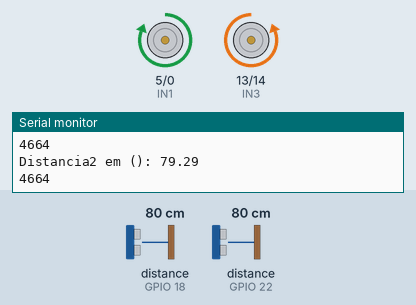
Simulated run of this sketch. Board: ESP32. On the bench: motor-driver pin pairs drawn as motors (green arrow = first pin HIGH = forward, orange = second pin HIGH = backward, longer = more drive), the last lines printed to the serial monitor. Wiring (inferred from the names in the program): 2 × ultrasonic range finder: trigger GPIO 19, echo GPIO 18 / trigger GPIO 23, echo GPIO 22. The inputs (shaded band) are chosen by the test bench; at power-on: distance to the obstacle (sensors on GPIO 18, GPIO 22) 80 cm. The echo pulse lasts 58.3 µs per cm.

Above: at 1.2 s.
1.3 s: distance to the obstacle (sensor on GPIO 18) set to 12 cm
2.8 s: distance to the obstacle (sensor on GPIO 18) set to 9 cm
At 3.2 s:
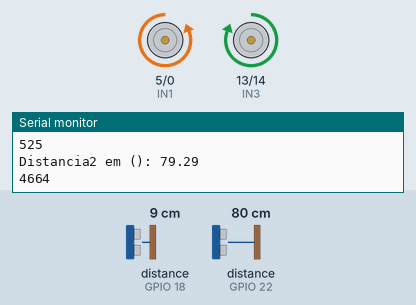
5.8 s: distance to the obstacle (sensor on GPIO 18) set to 18 cm
At 6.3 s:
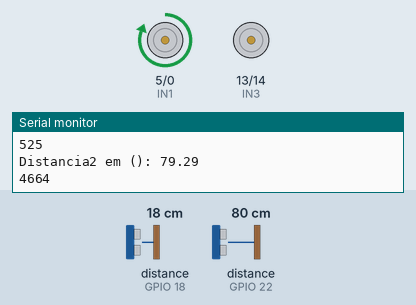
7.3 s: distance to the obstacle (sensor on GPIO 22) set to 12 cm
8.8 s: distance to the obstacle (sensor on GPIO 22) set to 9 cm
At 10.6 s:
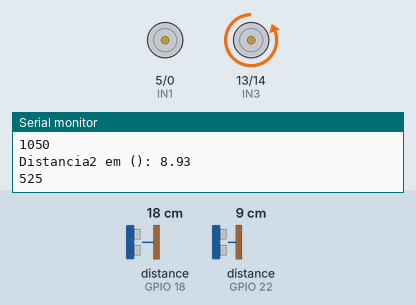
11.8 s: distance to the obstacle (sensor on GPIO 22) set to 18 cm
At 13.9 s:
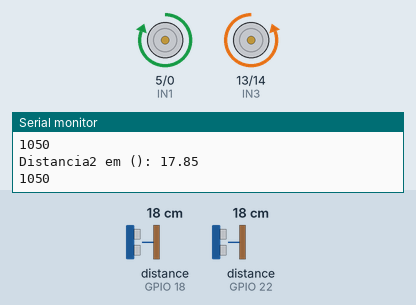
Timing chart, 0 to 14.3 s (numbered marks = the images above; inputs shaded):
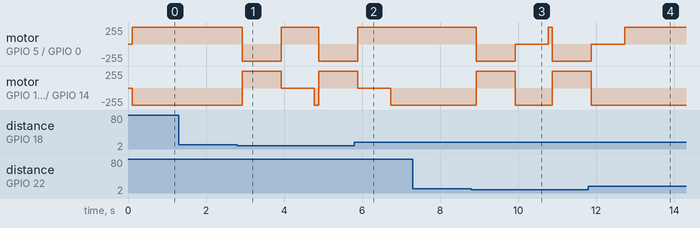

The sketch:

Aspirador.ino
```cpp
// (licence header left out)
//Includes do Compilador

#include <Arduino.h>

//==========================================================================================
//Apelidos das variáveis e pinos
//==========================================================================================
#define trigger1     19
#define ecoRetorno1  18
#define trigger2     23
#define ecoRetorno2  22
#define vel_som     0.034
#define IN1 5
#define IN2 0
#define IN3 13
#define IN4 14

//==========================================================================================
// Define variáveis e constantes
//==========================================================================================

unsigned long duracao1;
float distancia1;
unsigned long duracao2;
float distancia2;

//==========================================================================================
// Área de setups durante a inicialização do programa
// Obrigatório no Framework do Arduino
//==========================================================================================

/******************************************************************************************
 - TABELA DE COMANDOS -

MOVIMENTO	    IN1	IN2	IN3	IN4
Para frente	   1	 0	 0	 1
Para trás	     0	 1	 1	 0
Direita	       1	 0	 0	 0
Esquerda	     0	 0	 0	 1
Pare	         0	 0	 0	 0
********************************************************************************************/

//==========================================================================================
void setup()
  {
    pinMode(trigger1, OUTPUT);
    pinMode(ecoRetorno1, INPUT);
    pinMode(trigger2, OUTPUT);
    pinMode(ecoRetorno2, INPUT);
    pinMode(IN1, OUTPUT);
    pinMode(IN2, OUTPUT);
    pinMode(IN3, OUTPUT);
    pinMode(IN4, OUTPUT);
    Serial.begin(9600);
  }

//==========================================================================================
// Área do loop infinito. Obrigatório no Framework do Arduino
//==========================================================================================

void loop()
  {
    digitalWrite(trigger1, HIGH); //pulso do sensor ultrassônico
    delayMicroseconds(10);
    digitalWrite(trigger1, LOW);

    duracao1 = pulseIn(ecoRetorno1, HIGH); //Tempo do pulso do ecoRetorno
    distancia1 = (duracao1 * vel_som)/2; // Cálculo distancia
    Serial.print("Distancia1 em (): ");
    Serial.println(distancia1); // Valor da distancia (cm)
    Serial.println(duracao1); // Tempo de duração (s)

    digitalWrite(trigger2, HIGH); //pulso do sensor ultrassônico
    delayMicroseconds(10);
    digitalWrite(trigger2, LOW);

    duracao2 = pulseIn(ecoRetorno2, HIGH); //Tempo do pulso do ecoRetorno
    distancia2 = (duracao2 * vel_som)/2; // Cálculo distancia
    Serial.print("Distancia2 em (): ");
    Serial.println(distancia2); // Valor da distancia (cm)
    Serial.println(duracao2); // Tempo de duração (s)

    delay(100);

    if (distancia1 <= 10) { // Caso a distancia for menor ou igual a dez
      digitalWrite(IN1, LOW); //Desliga todas saídas = parada
      digitalWrite(IN2, LOW);
      digitalWrite(IN3, LOW);
      digitalWrite(IN4, LOW);
      delayMicroseconds(10);
      digitalWrite(IN2, HIGH); // Liga as saídas para dar ré
      digitalWrite(IN3, HIGH);
      delay(1000);
      digitalWrite(IN2, LOW); // Desliga as saídas da ré
      digitalWrite(IN3, LOW);
      digitalWrite(IN1, HIGH); // Liga a saída IN2 para fazer curva a direita
      delay(850);
      digitalWrite(IN4, HIGH); // Liga a saída IN4 para andar em linha reta após ter virado
    }

    if (distancia2 <= 10) { // Caso a distancia for menor ou igual a dez
      digitalWrite(IN1, LOW); //Desliga todas saídas = parada
      digitalWrite(IN2, LOW);
      digitalWrite(IN3, LOW);
      digitalWrite(IN4, LOW);
      delayMicroseconds(10);
      digitalWrite(IN2, HIGH); // Liga as saídas para dar ré
      digitalWrite(IN3, HIGH);
      delay(1000);
      digitalWrite(IN2, LOW); // Desliga as saídas da ré
      digitalWrite(IN3, LOW);
      digitalWrite(IN4, HIGH); // Liga a saída IN4 para fazer curva a esquerda
      delay(850);
      digitalWrite(IN1, HIGH); // Liga a saída IN2 para andar em linha reta após ter virado
    }

    else if (distancia1 > 10){ // Caso a distancia for maior que 10cm, ande em frente
       digitalWrite(IN1, HIGH); // Liga as saídas para acelerar
       digitalWrite(IN4, HIGH);
    }
    else if (distancia2 > 10){ // Caso a distancia for maior que 10cm, ande em frente
       digitalWrite(IN1, HIGH); // Liga as saídas para acelerar
       digitalWrite(IN4, HIGH);
    }


  }
```

Measured:
- the behaviour switches between 11 and 10 cm on distance to the obstacle (sensor on GPIO 18) (found by bisection; images 0 and 1)
- the behaviour switches between 11 and 10 cm on distance to the obstacle (sensor on GPIO 22) (found by bisection; images 2 and 3)
- after the input at 2.8 s, motor on GPIO 5 (IN1) / GPIO 0 (IN2): forward 255/255 → backward 255/255 after 0.13 s, → forward 255/255 1.0 s later, → backward 255/255 0.96 s later; motor on GPIO 13 (IN3) / GPIO 14 (IN4): backward 255/255 → forward 255/255 after 0.13 s, → stopped 1.0 s later, → backward 255/255 0.85 s later, → forward 255/255 0.11 s later
- after the input at 5.8 s, motor on GPIO 5 (IN1) / GPIO 0 (IN2): goes on until 5.9 s, then stays forward 255/255; motor on GPIO 13 (IN3) / GPIO 14 (IN4): goes on until 6.7 s, then stays backward 255/255
- after the input at 8.8 s, motor on GPIO 5 (IN1) / GPIO 0 (IN2): forward 255/255 → backward 255/255 after 0.12 s, → stopped 1.0 s later, → forward 255/255 0.85 s later, → backward 255/255 0.10 s later; motor on GPIO 13 (IN3) / GPIO 14 (IN4): backward 255/255 → forward 255/255 after 0.12 s, → backward 255/255 1.0 s later, → forward 255/255 0.95 s later
- after the input at 11.8 s, motor on GPIO 5 (IN1) / GPIO 0 (IN2): goes on until 12.7 s, then stays forward 255/255; motor on GPIO 13 (IN3) / GPIO 14 (IN4): goes on until 11.9 s, then stays backward 255/255
